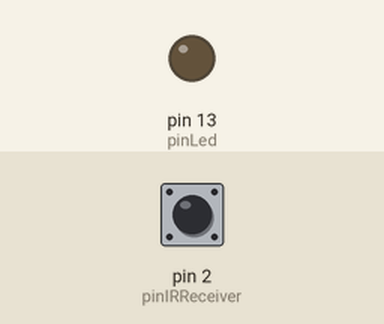
A sketch run on a simulated Arduino Uno, built with avr-gcc and run on an emulated ATmega328P. Shown: output pins drawn as LEDs (lit = HIGH). Inputs (shaded band) come from the test bench; at power-on: pin 2 (pinIRReceiver) LOW.

Above: at 1.2 s.
1.3 s: pin 2 (pinIRReceiver) pulsed HIGH 2 times (0.12 s each, 0.3 s apart)
At 2.6 s:
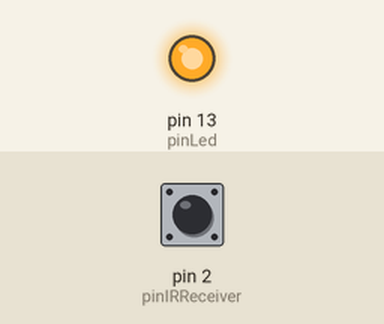
3.4 s: pin 2 (pinIRReceiver) driven HIGH
At 4.3 s:
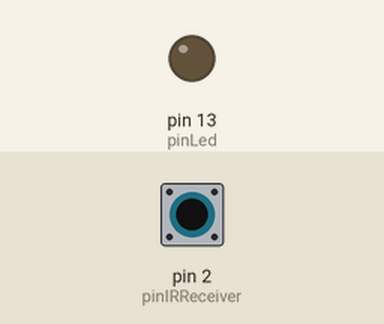
4.9 s: pin 2 (pinIRReceiver) driven LOW
At 5.5 s:
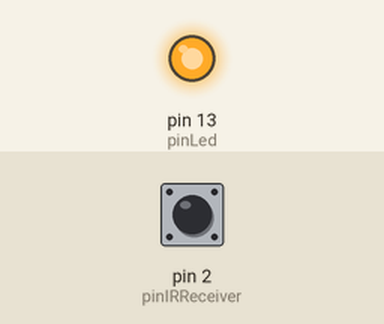
Timing chart, 0 to 7.9 s (numbered marks = the images above; inputs shaded):
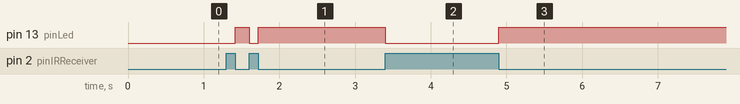

The sketch:

IR10.ino
```cpp
// IR01 : program to test the reception of IR light by an IR Receiver
// see www.pcarion.com for more information

// Pin 13 is connected to a led
int pinLed = 13;

// Pin 2 is connected to the IR receiver
int pinIRReceiver = 2;

// the setup routine runs once when you press reset:
void setup() {
  // the pin for the led is an output
  pinMode(pinLed, OUTPUT);

  // the pin for the IR receiver is an INPUT
  pinMode(pinIRReceiver, INPUT);

  digitalWrite(pinLed, LOW);

  // attach interrupt 0 (pin 2 for uno)
  // see: http://arduino.cc/en/Reference/attachInterrupt
  attachInterrupt(0, interruptHandler, CHANGE);
}

// the loop routine runs over and over again forever:
void loop() {
}

void interruptHandler() {
  // value of the IR input.
  int value = digitalRead(pinIRReceiver);
  digitalWrite(pinLed, (value == HIGH) ? LOW : HIGH);
}
```

Measured:
- after the input at 1.3 s, pin 13 (pinLed): LOW → HIGH after 0.12 s, → LOW 0.18 s later, → HIGH 0.12 s later
- after the input at 3.4 s, pin 13 (pinLed): HIGH → LOW at once
- after the input at 4.9 s, pin 13 (pinLed): LOW → HIGH at once
